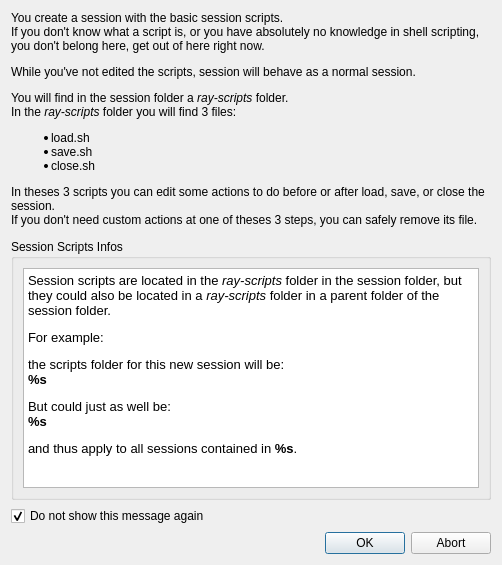
<?xml version="1.0" encoding="UTF-8"?>
<ui version="4.0">
 <class>Dialog</class>
 <widget class="QDialog" name="Dialog">
  <property name="geometry">
   <rect>
    <x>0</x>
    <y>0</y>
    <width>502</width>
    <height>565</height>
   </rect>
  </property>
  <property name="windowTitle">
   <string>Session Scripts Infos</string>
  </property>
  <layout class="QVBoxLayout" name="verticalLayout">
   <item>
    <widget class="QLabel" name="label">
     <property name="toolTip">
      <string/>
     </property>
     <property name="text">
      <string>&lt;html&gt;&lt;head/&gt;&lt;body&gt;&lt;p&gt;You create a session with the basic session scripts.&lt;br/&gt;If you don't know what a script is, or you have absolutely no knowledge in shell scripting, you don't belong here, get out of here right now.&lt;/p&gt;&lt;p&gt;While you've not edited the scripts, session will behave as a normal session.&lt;/p&gt;&lt;p&gt;You will find in the session folder a &lt;span style=&quot; font-style:italic;&quot;&gt;ray-scripts&lt;/span&gt; folder.&lt;br/&gt;In the &lt;span style=&quot; font-style:italic;&quot;&gt;ray-scripts &lt;/span&gt;folder you will find 3 files:&lt;/p&gt;&lt;ul style=&quot;margin-top: 0px; margin-bottom: 0px; margin-left: 0px; margin-right: 0px; -qt-list-indent: 1;&quot;&gt;&lt;li style=&quot; margin-top:12px; margin-bottom:0px; margin-left:0px; margin-right:0px; -qt-block-indent:0; text-indent:0px;&quot;&gt;load.sh&lt;/li&gt;&lt;li style=&quot; margin-top:0px; margin-bottom:0px; margin-left:0px; margin-right:0px; -qt-block-indent:0; text-indent:0px;&quot;&gt;save.sh&lt;/li&gt;&lt;li style=&quot; margin-top:0px; margin-bottom:12px; margin-left:0px; margin-right:0px; -qt-block-indent:0; text-indent:0px;&quot;&gt;close.sh&lt;/li&gt;&lt;/ul&gt;&lt;p&gt;In theses 3 scripts you can edit some actions to do before or after load, save, or close the session.&lt;br/&gt;If you don't need custom actions at one of theses 3 steps, you can safely remove its file.&lt;/p&gt;&lt;/body&gt;&lt;/html&gt;</string>
     </property>
     <property name="wordWrap">
      <bool>true</bool>
     </property>
    </widget>
   </item>
   <item>
    <spacer name="verticalSpacer_3">
     <property name="orientation">
      <enum>Qt::Vertical</enum>
     </property>
     <property name="sizeType">
      <enum>QSizePolicy::Fixed</enum>
     </property>
     <property name="sizeHint" stdset="0">
      <size>
       <width>20</width>
       <height>6</height>
      </size>
     </property>
    </spacer>
   </item>
   <item>
    <widget class="QGroupBox" name="groupBox">
     <property name="sizePolicy">
      <sizepolicy hsizetype="Preferred" vsizetype="Expanding">
       <horstretch>0</horstretch>
       <verstretch>0</verstretch>
      </sizepolicy>
     </property>
     <property name="title">
      <string>Session Scripts Infos</string>
     </property>
     <layout class="QVBoxLayout" name="verticalLayout_3">
      <item>
       <widget class="QTextEdit" name="textSessionScripts">
        <property name="documentTitle">
         <string>Session Scripts Infos</string>
        </property>
        <property name="readOnly">
         <bool>true</bool>
        </property>
        <property name="html">
         <string>&lt;!DOCTYPE HTML PUBLIC &quot;-//W3C//DTD HTML 4.0//EN&quot; &quot;http://www.w3.org/TR/REC-html40/strict.dtd&quot;&gt;
&lt;html&gt;&lt;head&gt;&lt;meta name=&quot;qrichtext&quot; content=&quot;1&quot; /&gt;&lt;title&gt;Session Scripts Infos&lt;/title&gt;&lt;style type=&quot;text/css&quot;&gt;
p, li { white-space: pre-wrap; }
&lt;/style&gt;&lt;/head&gt;&lt;body style=&quot; font-family:'Noto Sans'; font-size:10pt; font-weight:400; font-style:normal;&quot;&gt;
&lt;p style=&quot; margin-top:0px; margin-bottom:0px; margin-left:0px; margin-right:0px; -qt-block-indent:0; text-indent:0px;&quot;&gt;Session scripts are located in the &lt;span style=&quot; font-style:italic;&quot;&gt;ray-scripts&lt;/span&gt; folder in the session folder, but they could also be located in a &lt;span style=&quot; font-style:italic;&quot;&gt;ray-scripts&lt;/span&gt; folder in a parent folder of the session folder.&lt;/p&gt;
&lt;p style=&quot; margin-top:12px; margin-bottom:12px; margin-left:0px; margin-right:0px; -qt-block-indent:0; text-indent:0px;&quot;&gt;For example:&lt;/p&gt;
&lt;p style=&quot; margin-top:12px; margin-bottom:12px; margin-left:0px; margin-right:0px; -qt-block-indent:0; text-indent:0px;&quot;&gt;the scripts folder for this new session will be:&lt;br /&gt;&lt;span style=&quot; font-weight:600;&quot;&gt;%s&lt;/span&gt;&lt;/p&gt;
&lt;p style=&quot; margin-top:12px; margin-bottom:12px; margin-left:0px; margin-right:0px; -qt-block-indent:0; text-indent:0px;&quot;&gt;But could just as well be:&lt;br /&gt;&lt;span style=&quot; font-weight:600;&quot;&gt;%s&lt;/span&gt;&lt;/p&gt;
&lt;p style=&quot; margin-top:12px; margin-bottom:12px; margin-left:0px; margin-right:0px; -qt-block-indent:0; text-indent:0px;&quot;&gt;and thus apply to all sessions contained in &lt;span style=&quot; font-weight:600;&quot;&gt;%s&lt;/span&gt;.&lt;/p&gt;&lt;/body&gt;&lt;/html&gt;</string>
        </property>
       </widget>
      </item>
     </layout>
    </widget>
   </item>
   <item>
    <widget class="QCheckBox" name="checkBoxNotAgain">
     <property name="text">
      <string>Do not show this message again</string>
     </property>
     <property name="checked">
      <bool>true</bool>
     </property>
    </widget>
   </item>
   <item>
    <widget class="QDialogButtonBox" name="buttonBox">
     <property name="orientation">
      <enum>Qt::Horizontal</enum>
     </property>
     <property name="standardButtons">
      <set>QDialogButtonBox::Abort|QDialogButtonBox::Ok</set>
     </property>
    </widget>
   </item>
  </layout>
 </widget>
 <tabstops>
  <tabstop>checkBoxNotAgain</tabstop>
 </tabstops>
 <resources/>
 <connections>
  <connection>
   <sender>buttonBox</sender>
   <signal>accepted()</signal>
   <receiver>Dialog</receiver>
   <slot>accept()</slot>
   <hints>
    <hint type="sourcelabel">
     <x>254</x>
     <y>446</y>
    </hint>
    <hint type="destinationlabel">
     <x>157</x>
     <y>274</y>
    </hint>
   </hints>
  </connection>
  <connection>
   <sender>buttonBox</sender>
   <signal>rejected()</signal>
   <receiver>Dialog</receiver>
   <slot>reject()</slot>
   <hints>
    <hint type="sourcelabel">
     <x>322</x>
     <y>446</y>
    </hint>
    <hint type="destinationlabel">
     <x>286</x>
     <y>274</y>
    </hint>
   </hints>
  </connection>
 </connections>
</ui>
